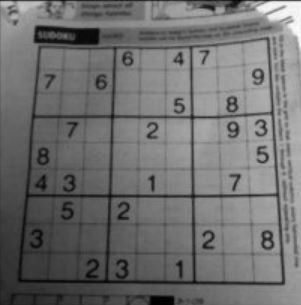
#> input picture Source/Resim/sudoku.JPG, 301 x 305 px, found by its file name
$ python adaptivethresholding.py
#> lines starting #> are read from the running program, lines starting #| are printed output that depends on the picture; after the words box and inside, x2 and y2 are one past the last pixel; in counts of white or black regions, pixels touching at a corner belong together
import cv2
import numpy as np
from matplotlib import pyplot as plt

img=cv2.imread("Source/Resim/sudoku.jpg",0)
#> img is the input picture: shape (305, 301); min 0, max 253, mean 111.1
img=cv2.medianBlur(img,5)
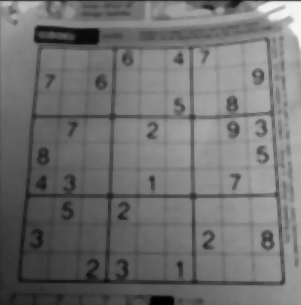
#> img: shape (305, 301); min 0, max 249, mean 112.3

ret,th1=cv2.threshold(img,127,255,cv2.THRESH_BINARY)
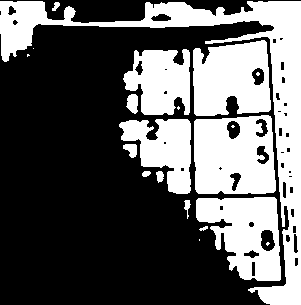
#> th1: shape (305, 301); 37.3% white; 20 white regions (7 under 20 px), largest, box (x1, y1, x2, y2) and area: (0, 1, 301, 305) 12302, (194, 115, 276, 194) 5498, (193, 40, 271, 116) 4815
th2=cv2.adaptiveThreshold(img,255,cv2.ADAPTIVE_THRESH_MEAN_C,cv2.THRESH_BINARY,15,2)
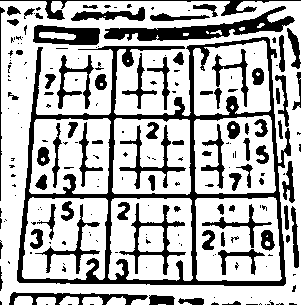
#> th2: shape (305, 301); 70.6% white; 204 black regions (126 under 20 px), largest, box (x1, y1, x2, y2) and area: (17, 37, 291, 286) 9234, (104, 6, 295, 41) 2183, (33, 25, 100, 45) 897
th3=cv2.adaptiveThreshold(img,255,cv2.ADAPTIVE_THRESH_GAUSSIAN_C,cv2.THRESH_BINARY,15,2)
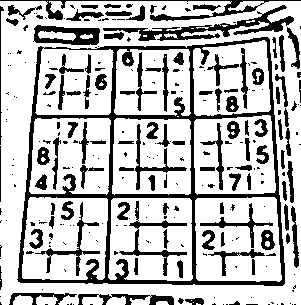
#> th3: shape (305, 301); 74% white; 269 black regions (163 under 20 px), largest, box (x1, y1, x2, y2) and area: (17, 37, 285, 286) 7722, (103, 5, 294, 41) 1585, (0, 0, 301, 21) 996


basliklar=["orjinal","basit th","mean th","gaussian th"]
resimler=[img,th1,th2,th3]

for i in range(4):
    plt.subplot(2,2,i+1),plt.imshow(resimler[i],"gray")
    plt.title(basliklar[i])
    plt.xticks([]),plt.yticks([])
plt.show()
